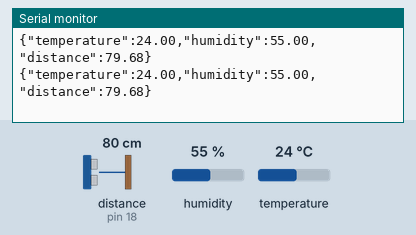
Simulated run of this sketch. Board: Arduino Uno, built with avr-gcc and run on an emulated ATmega328P. Parts: the last lines printed to the serial monitor. Wiring (inferred from the names in the program): ultrasonic range finder: trigger pin 5; echo pin 18. The inputs (shaded band) are chosen by the test bench; at power-on: distance to the obstacle (sensor on pin 18) 80 cm, humidity 55 %, temperature 24 °C. The echo pulse lasts 58.3 µs per cm.

Above: at 5.8 s.
5.9 s: distance to the obstacle (sensor on pin 18) set to 2 cm
At 10.7 s:
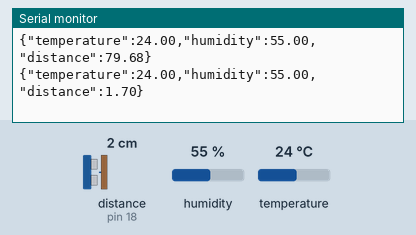
11.9 s: humidity set to 22 %
At 15.4 s:
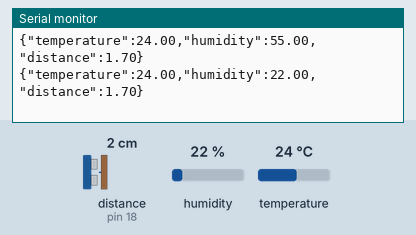
17.9 s: temperature set to 12 °C
At 21.4 s:
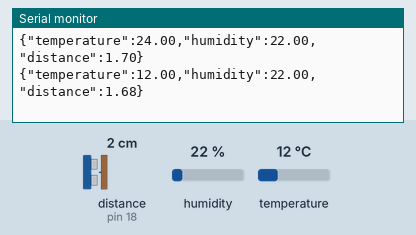
23.9 s: distance to the obstacle (sensor on pin 18) set to 4 cm
At 26.1 s:
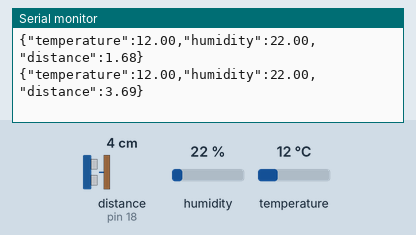
29.9 s: humidity set to 40 %
At 30.9 s:
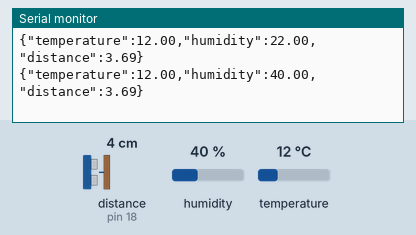
Timing chart, 0 to 32.9 s (numbered marks = the images above; inputs shaded):
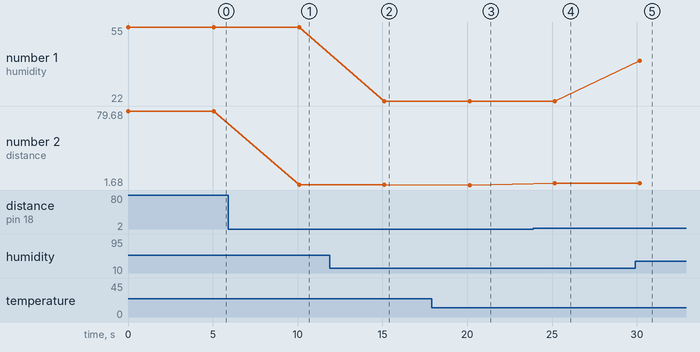

Measured:
- after the input at 5.9 s, the serial monitor: prints a new line after 4.2 s (image 1)
- after the input at 11.9 s, the serial monitor: prints a new line after 3.2 s (image 2)
- after the input at 17.9 s, the serial monitor: prints a new line after 2.2 s (image 3)
- after the input at 23.9 s, the serial monitor: prints a new line after 1.3 s (image 4)
- after the input at 29.9 s, the serial monitor: prints a new line after 0.29 s (image 5)
- plotted number 1: 55 → 22 after the input at 11.9 s, 22 → 40 after the input at 29.9 s
- plotted number 2: 79.68 → 1.7 after the input at 5.9 s, 1.7 → 1.68 after the input at 17.9 s, 1.68 → 3.69 after the input at 23.9 s

The sketch:

ultrasonic_dht11_using_MQTT.ino
```cpp
#include <DHT.h>

#define DHTPIN 4
#define DHTTYPE DHT11

#define TRIG_PIN 5
#define ECHO_PIN 18

DHT dht(DHTPIN, DHTTYPE);

float readDistance()
{
    digitalWrite(TRIG_PIN, LOW);
    delayMicroseconds(2);

    digitalWrite(TRIG_PIN, HIGH);
    delayMicroseconds(10);

    digitalWrite(TRIG_PIN, LOW);

    long duration = pulseIn(ECHO_PIN, HIGH, 30000);

    if (duration == 0)
    {
        return -1;
    }

    float distance = duration * 0.0343 / 2;

    return distance;
}

void setup()
{
    Serial.begin(115200);

    dht.begin();

    pinMode(TRIG_PIN, OUTPUT);
    pinMode(ECHO_PIN, INPUT);
}

void loop()
{
    float temperature = dht.readTemperature();
    float humidity = dht.readHumidity();
    float distance = readDistance();

    if (isnan(temperature) || isnan(humidity))
    {
        delay(5000);
        return;
    }

    // Send ONLY JSON to Python
    Serial.print("{");

    Serial.print("\"temperature\":");
    Serial.print(temperature, 2);

    Serial.print(",\"humidity\":");
    Serial.print(humidity, 2);

    Serial.print(",\"distance\":");
    Serial.print(distance, 2);

    Serial.println("}");

    delay(5000);
}
```
